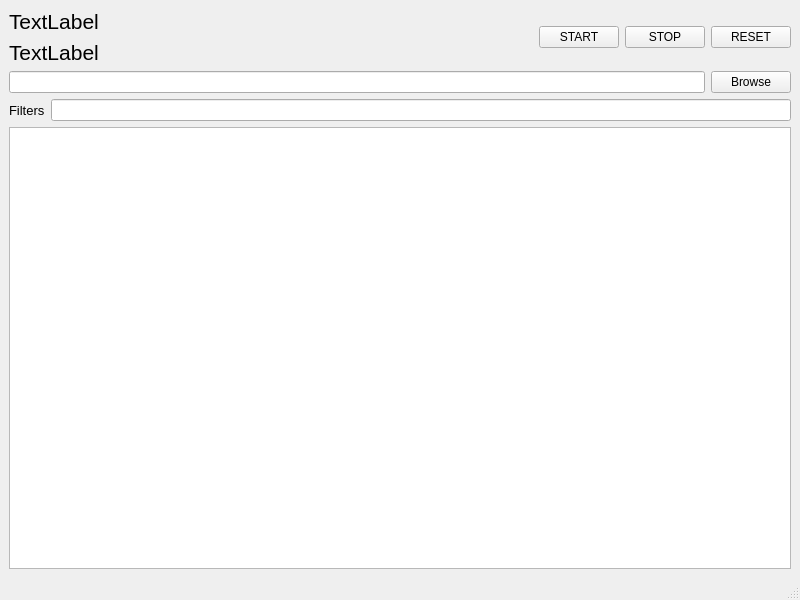
<?xml version="1.0" encoding="UTF-8"?>
<ui version="4.0">
 <class>MainWindow</class>
 <widget class="QMainWindow" name="MainWindow">
  <property name="geometry">
   <rect>
    <x>0</x>
    <y>0</y>
    <width>800</width>
    <height>600</height>
   </rect>
  </property>
  <property name="windowTitle">
   <string>MainWindow</string>
  </property>
  <widget class="QWidget" name="centralwidget">
   <layout class="QVBoxLayout" name="verticalLayout_2">
    <item>
     <layout class="QHBoxLayout" name="horizontalLayout">
      <item>
       <layout class="QVBoxLayout" name="verticalLayout">
        <item>
         <widget class="QLabel" name="label">
          <property name="font">
           <font>
            <pointsize>16</pointsize>
           </font>
          </property>
          <property name="text">
           <string>TextLabel</string>
          </property>
         </widget>
        </item>
        <item>
         <widget class="QLabel" name="label_2">
          <property name="font">
           <font>
            <pointsize>16</pointsize>
           </font>
          </property>
          <property name="text">
           <string>TextLabel</string>
          </property>
         </widget>
        </item>
       </layout>
      </item>
      <item>
       <spacer name="horizontalSpacer">
        <property name="orientation">
         <enum>Qt::Horizontal</enum>
        </property>
        <property name="sizeHint" stdset="0">
         <size>
          <width>40</width>
          <height>20</height>
         </size>
        </property>
       </spacer>
      </item>
      <item>
       <widget class="QPushButton" name="pushButton">
        <property name="text">
         <string>START</string>
        </property>
       </widget>
      </item>
      <item>
       <widget class="QPushButton" name="pushButton_stop">
        <property name="text">
         <string>STOP</string>
        </property>
       </widget>
      </item>
      <item>
       <widget class="QPushButton" name="pushButton_reset">
        <property name="text">
         <string>RESET</string>
        </property>
       </widget>
      </item>
     </layout>
    </item>
    <item>
     <layout class="QHBoxLayout" name="horizontalLayout_2">
      <item>
       <widget class="QLineEdit" name="start_path"/>
      </item>
      <item>
       <widget class="QPushButton" name="buttonBrowse">
        <property name="text">
         <string>Browse</string>
        </property>
       </widget>
      </item>
     </layout>
    </item>
    <item>
     <layout class="QHBoxLayout" name="horizontalLayout_3">
      <item>
       <widget class="QLabel" name="label_3">
        <property name="font">
         <font>
          <pointsize>10</pointsize>
         </font>
        </property>
        <property name="text">
         <string>Filters</string>
        </property>
       </widget>
      </item>
      <item>
       <widget class="QLineEdit" name="filters"/>
      </item>
     </layout>
    </item>
    <item>
     <widget class="QListView" name="listView"/>
    </item>
   </layout>
  </widget>
  <widget class="QMenuBar" name="menubar">
   <property name="geometry">
    <rect>
     <x>0</x>
     <y>0</y>
     <width>800</width>
     <height>20</height>
    </rect>
   </property>
  </widget>
  <widget class="QStatusBar" name="statusbar"/>
 </widget>
 <resources/>
 <connections/>
</ui>
